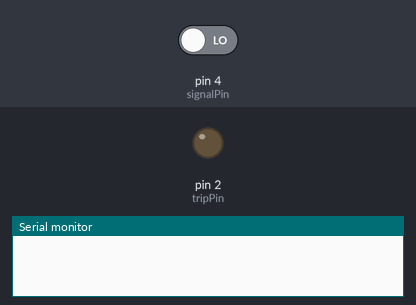
Recording of a sketch running on a simulated Arduino Uno, built with avr-gcc and run on an emulated ATmega328P. Parts: output pins drawn as LEDs (lit = HIGH), the last lines printed to the serial monitor. The inputs (shaded band) are chosen by the test bench; at power-on: pin 4 (signalPin) LOW.

Above: at 1.2 s.
1.3 s: pin 4 (signalPin) driven HIGH
At 2.5 s:
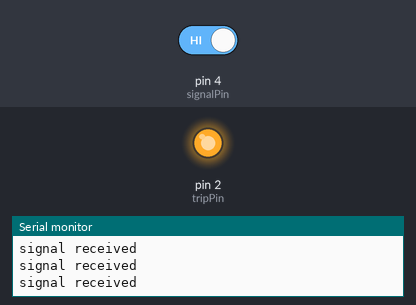
2.8 s: pin 4 (signalPin) driven LOW
At 4.1 s:
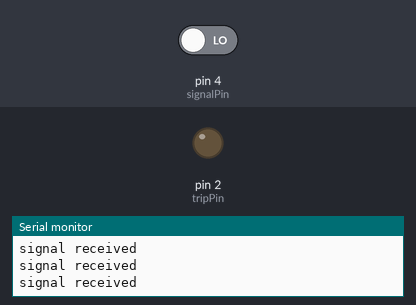
Timing chart, 0 to 5.8 s (numbered marks = the images above; inputs shaded):
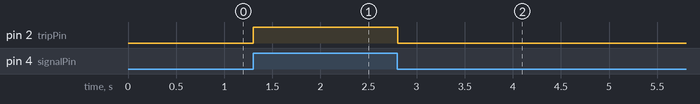

Measured:
- after the input at 1.3 s, pin 2 (tripPin): LOW → HIGH at once
- after the input at 2.8 s, pin 2 (tripPin): HIGH → LOW at once

The sketch:

relay_test.ino
```cpp
const int tripPin = 2;
const int signalPin = 4;

void setup() {
  // put your setup code here, to run once:
  Serial.begin(9600);
  pinMode(signalPin, INPUT);
  pinMode(tripPin, OUTPUT);
}

void loop() {
  // put your main code here, to run repeatedly:

  if (digitalRead(signalPin) == HIGH) {
    digitalWrite(tripPin, HIGH);
    Serial.println("signal received");
  } else {
    digitalWrite(tripPin, LOW);
  }
}
```
